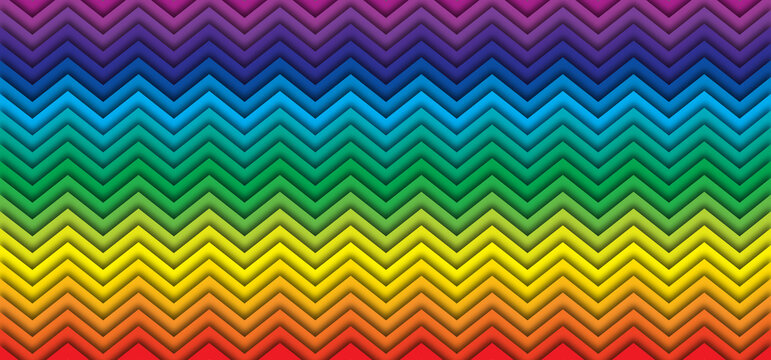
#> input picture LAB/MachineIntelligence/Cycle-1/image.jpg, 771 x 360 px, found by its file name
$ python '1 Read and Convert Grayscale.py'
#> lines starting #> are read from the running program, lines starting #| are printed output that depends on the picture
# Read an image and convert it into gray scale image without using builtin function for the function

from PIL import Image

def convert_to_grayscale(image_path, output_path):
    img = Image.open(image_path)
#> img is the input picture: PIL image 771x360 RGB; mean R, G, B 96.6, 114.8, 79.7
    width, height = img.size
#> width = 771; height = 360
    grayscale_img = Image.new("L", (width, height))
#> grayscale_img: PIL image 771x360 L; every value is 0
    # Iterate through each pixel convert to grayscale
    for x in range(width):
        for y in range(height):
            r, g, b = img.getpixel((x, y))
            # grayscale value formula: 0.299*R + 0.587*G + 0.114*B
            gray_value = int(0.299 * r + 0.587 * g + 0.114 * b)
            grayscale_img.putpixel((x, y), gray_value)
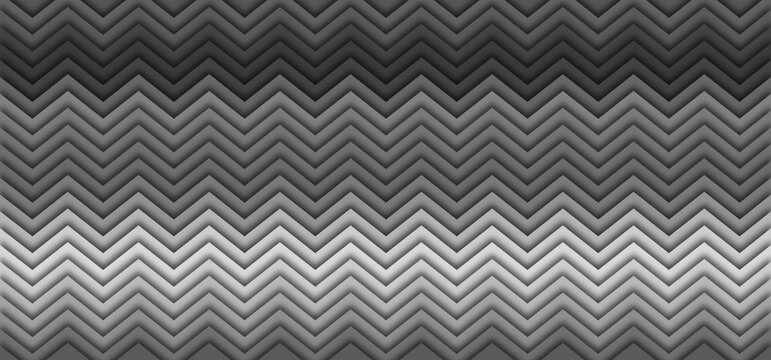
#> grayscale_img: PIL image 771x360 L; min 12, max 229, mean 104.8
    # Save
    grayscale_img.save(output_path)
    img.show()
    grayscale_img.show()
# Main Function
input_image_path = "LAB\MachineIntelligence\Cycle-1\image.jpg"
output_image_path = "LAB\MachineIntelligence\Cycle-1\converted_image.jpg"
convert_to_grayscale(input_image_path, output_image_path)
